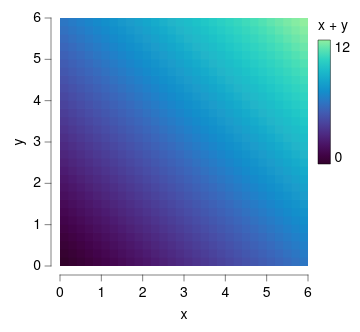

Here is the Vega-Lite specification saved for this chart:
### Vega-Lite specification from a JSON file in a GitHub repository (floating-point values rounded to 4 significant figures; data arrays with more than 128 entries replaced by an {"elided": "..."} marker saying what was removed)
{"background": null, "config": {"arc": {"fill": "#DBDBDB", "fillOpacity": 1.0, "innerRadius": 31.0, "padAngle": 0.03, "stroke": "black", "strokeOpacity": 1, "strokeWidth": 0.25}, "area": {"fill": "#DBDBDB", "fillOpacity": 1.0, "stroke": "black", "strokeOpacity": 1, "strokeWidth": 0.25}, "axis": {"domain": true, "domainCap": "round", "domainColor": "black", "domainWidth": 0.25, "grid": false, "gridCap": "round", "gridColor": "#F1F1F1", "gridDash": [0, 0], "gridOpacity": 1.0, "gridWidth": 0.25, "labelColor": "black", "labelFont": "Helvetica Neue, HelveticaNeue, Helvetica, Arial, sans-serif", "labelFontSize": 7, "labelFontStyle": "normal", "labelFontWeight": 400, "offset": 4.5, "ticks": true, "tickCap": "round", "tickColor": "black", "tickRound": false, "tickSize": 3, "tickWidth": 0.25, "titleColor": "black", "titleFont": "Helvetica Neue, HelveticaNeue, Helvetica, Arial, sans-serif", "titleFontSize": 7, "titleFontStyle": "normal", "titleFontWeight": 400}, "axisX": {"domain": true, "labelAlign": "center", "labelAngle": 0, "labels": true, "ticks": true, "translate": 0}, "axisY": {"domain": true, "labelAlign": "right", "labelAngle": 0, "labels": true, "ticks": true, "translate": 0}, "axisRight": {"domain": true, "labelAlign": "left", "labelAngle": 0, "labels": true, "ticks": true, "translate": 0}, "axisTop": {"domain": true, "labelAlign": "center", "labelAngle": 0, "labels": true, "ticks": true, "translate": 0}, "axisBand": {"tickOffset": 0}, "bar": {"fill": "#DBDBDB", "fillOpacity": 1.0, "stroke": "black", "strokeOpacity": 1, "strokeWidth": 0.25}, "boxplot": {"size": 11.16, "ticks": {"cornerRadius": 0.25, "fill": "black", "opacity": 1, "size": 5.58, "thickness": 0.25}, "box": {"fillOpacity": 1.0, "stroke": "black", "strokeOpacity": 1, "strokeWidth": 0.25}, "median": {"cornerRadius": 0, "fill": "black", "fillOpacity": 1.0, "opacity": 1, "size": 11.16, "thickness": 0.25}, "rule": {"fill": "black", "fillOpacity": 1.0, "size": 12.4, "stroke": "black", "strokeDash": [0, 0], "strokeOpacity": 1, "strokeWidth": 0.25}, "outliers": {"color": "black", "fill": "black", "fillOpacity": 1.0, "size": 0, "stroke": "black", "strokeOpacity": 1, "strokeWidth": 0.25}}, "circle": {"fill": "black", "fillOpacity": 1.0, "size": 1.55, "stroke": null, "strokeOpacity": 1, "strokeWidth": 0.25}, "errorband": {"band": {"fillOpacity": 0.6, "stroke": null, "strokeWidth": 0.25, "strokeOpacity": 1}, "borders": {"opacity": 0, "strokeOpacity": 0.25, "strokeWidth": 1}}, "errorbar": {"opacity": 1, "rule": {"strokeDash": [0, 0], "strokeWidth": 0.25}, "ticks": {"color": "black", "cornerRadius": 0.125, "opacity": 1, "size": 7.44, "thickness": 0.25}, "thickness": 0.25}, "font": "Helvetica Neue, HelveticaNeue, Helvetica, Arial, sans-serif", "geoshape": {"fill": "#DBDBDB", "fillOpacity": 1.0, "stroke": "black", "strokeOpacity": 1, "strokeWidth": 0.25}, "header": {"labelColor": "black", "labelFont": "Helvetica Neue, HelveticaNeue, Helvetica, Arial, sans-serif", "labelFontSize": 7, "labelFontStyle": "normal", "labelFontWeight": 400, "titleColor": "black", "titleFont": "Helvetica Neue, HelveticaNeue, Helvetica, Arial, sans-serif", "titleFontSize": 7, "titleFontStyle": "normal", "titleFontWeight": 400, "titlePadding": 0}, "legend": {"disable": false, "offset": 4.5, "titlePadding": 4, "labelOffset": 2, "gradientLabelOffset": 2, "gradientLength": 62.0, "gradientThickness": 6.2, "gradientOpacity": 1.0, "gradientStrokeColor": "black", "gradientStrokeWidth": 0.25, "labelColor": "black", "labelFont": "Helvetica Neue, HelveticaNeue, Helvetica, Arial, sans-serif", "labelFontSize": 7, "labelFontStyle": "normal", "labelFontWeight": 400, "strokeColor": "black", "strokeWidth": 0, "symbolSize": 42, "symbolStrokeColor": "black", "symbolStrokeWidth": 0.25, "titleColor": "black", "titleFont": "Helvetica Neue, HelveticaNeue, Helvetica, Arial, sans-serif", "titleFontSize": 7, "titleFontStyle": "normal", "titleFontWeight": 400}, "line": {"color": "black", "stroke": "black", "strokeCap": "butt", "strokeDash": [0, 0], "strokeOpacity": 1, "strokeWidth": 0.5}, "point": {"filled": true, "fill": "#DBDBDB", "fillOpacity": 1.0, "size": 6.2, "stroke": "black", "strokeOpacity": 1, "strokeWidth": 0.25}, "range": {"category": ["#B2B2B2", "#636363", "#4A7CD3", "#008542", "#382864", "#509F98", "#284F93", "#005226", "#A398D6", "#173633"], "diverging": {"scheme": ["#443E60", "#5F597E", "#7C759B", "#9994B6", "#B7B4CC", "#D6D5DC", "#F6F6F6", "#D1DAD9", "#A4C2BF", "#7AA9A4", "#578E89", "#37736E", "#1B5954"]}, "heatmap": {"scheme": ["#32022B", "#43044D", "#4C196E", "#4D338C", "#484DA6", "#3A68BB", "#1D83CA", "#1D9CCB", "#23B5C9", "#28CDC5", "#4DE0B4", "#91EE9F"]}, "ordinal": {"scheme": ["#F1F1F1", "#DBDBDB", "#C6C6C6", "#B2B2B2", "#9D9D9D", "#898989", "#767676", "#636363", "#515151", "#404040", "#2F2F2F", "#1F1F1F"]}, "ramp": {"scheme": ["#32022B", "#43044D", "#4C196E", "#4D338C", "#484DA6", "#3A68BB", "#1D83CA", "#1D9CCB", "#23B5C9", "#28CDC5", "#4DE0B4", "#91EE9F"]}}, "rule": {"color": "black", "stroke": "black", "strokeCap": "round", "strokeDash": [2, 2], "strokeOpacity": 1, "strokeWidth": 0.25}, "scale": {"bandPaddingInner": 0.1, "bandPaddingOuter": 0.1, "round": false}, "rect": {"fill": "#DBDBDB", "fillOpacity": 1.0, "stroke": "black", "strokeOpacity": 1, "strokeWidth": 0.25}, "square": {"fill": "#DBDBDB", "fillOpacity": 1.0, "size": 12.4, "stroke": "black", "strokeOpacity": 1, "strokeWidth": 0.25}, "text": {"color": "black", "font": "Helvetica Neue, HelveticaNeue, Helvetica, Arial, sans-serif", "fontSize": 7, "fontStyle": "normal", "fontWeight": 400}, "tick": {"color": "black", "cornerRadius": 0.125, "opacity": 1.0, "size": 11.16, "thickness": 0.25}, "title": {"anchor": "middle", "frame": "group", "color": "black", "font": "Helvetica Neue, HelveticaNeue, Helvetica, Arial, sans-serif", "fontSize": 7, "fontStyle": "normal", "fontWeight": 400, "subtitleColor": "black", "subtitleFont": "Helvetica Neue, HelveticaNeue, Helvetica, Arial, sans-serif", "subtitleFontSize": "Helvetica Neue, HelveticaNeue, Helvetica, Arial, sans-serif", "subtitleFontStyle": "normal", "subtitleFontWeight": 400}, "trail": {"color": "black", "opacity": 1, "size": 0.5}, "view": {"continuousWidth": 124, "continuousHeight": 124, "discreteWidth": 124, "discreteHeight": 124, "fill": null, "stroke": null, "strokeWidth": 0.25}}, "data": {"name": "data-91e7e8aa1d7a30b84ced93bba3536a21"}, "mark": {"type": "rect", "clip": true, "stroke": null}, "encoding": {"color": {"field": "z", "title": "x + y", "type": "quantitative"}, "x": {"axis": {"values": [0, 1, 2, 3, 4, 5, 6]}, "field": "x0", "scale": {"domain": [0, 6], "nice": false}, "title": "x", "type": "quantitative"}, "x2": {"field": "x1"}, "y": {"axis": {"values": [0, 1, 2, 3, 4, 5, 6]}, "field": "y0", "scale": {"domain": [0, 6], "nice": false}, "title": "y", "type": "quantitative"}, "y2": {"field": "y1"}}, "$schema": "https://vega.github.io/schema/vega-lite/v6.4.1.json", "datasets": {"data-91e7e8aa1d7a30b84ced93bba3536a21": {"elided": "900 records"}}}
